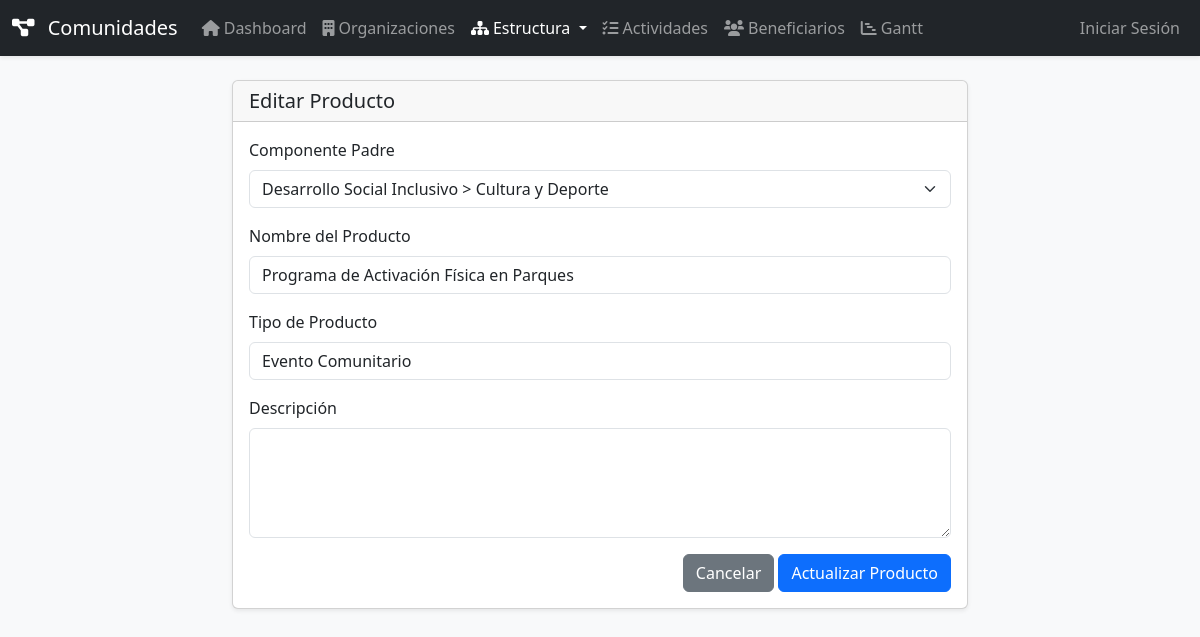
/productos/edit.php?id=1, run on the app's committed database.
### tables this page shows
CREATE TABLE productos (
    id INT AUTO_INCREMENT PRIMARY KEY,
    componente_id INT NOT NULL,
    tipo_producto VARCHAR(100),
    nombre VARCHAR(255) NOT NULL,
    descripcion TEXT,
    created_at TIMESTAMP DEFAULT CURRENT_TIMESTAMP,
    updated_at TIMESTAMP DEFAULT CURRENT_TIMESTAMP ON UPDATE CURRENT_TIMESTAMP,
    FOREIGN KEY (componente_id) REFERENCES componentes(id) ON DELETE CASCADE
);

CREATE TABLE componentes (
    id INT AUTO_INCREMENT PRIMARY KEY,
    eje_id INT NOT NULL,
    nombre VARCHAR(255) NOT NULL,
    descripcion TEXT,
    FOREIGN KEY (eje_id) REFERENCES ejes(id) ON DELETE CASCADE
);

CREATE TABLE ejes (
    id INT AUTO_INCREMENT PRIMARY KEY,
    nombre VARCHAR(255) NOT NULL,
    descripcion TEXT
);

### productos/edit.php (the view, shortened to what this page needs)
<?php
require_once '../includes/config.php';
$id = (int)($_GET['id'] ?? 0);
try {
    $stmt = $pdo->prepare("SELECT * FROM productos WHERE id = ?");
    $stmt->execute([$id]);
    $producto = $stmt->fetch();
    $sql_componentes = "SELECT c.id, c.nombre, e.nombre AS eje_nombre
                        FROM componentes c
                        JOIN ejes e ON c.eje_id = e.id
                        ORDER BY e.nombre, c.nombre";
    $componentes = $pdo->query($sql_componentes)->fetchAll();
} catch (PDOException $e) {
    die("Error en la base de datos: " . $e->getMessage());
}
include '../includes/header.php';
?>
<div class="row justify-content-center">
    <div class="col-lg-8">
        <div class="card shadow-sm">
             <div class="card-header">
                <h3 class="h5 mb-0">Editar Producto</h3>
            </div>
            <div class="card-body">
                <form action="update.php" method="POST">
                    <div class="mb-3">
                        <label for="componente_id" class="form-label">Componente Padre</label>
                        <select class="form-select" name="componente_id" id="componente_id" required>
                            <?php foreach ($componentes as $componente): ?>
                                <option value="<?= $componente['id'] ?>" <?= ($componente['id'] === $producto['componente_id']) ? 'selected' : '' ?>>
                                    <?= htmlspecialchars($componente['eje_nombre']) ?> &gt; <?= htmlspecialchars($componente['nombre']) ?>
                                </option>
                            <?php endforeach; ?>
                        </select>
                    </div>
                    <div class="mb-3">
                        <label for="nombre" class="form-label">Nombre del Producto</label>
                        <input type="text" class="form-control" name="nombre" id="nombre" required value="<?= htmlspecialchars($producto['nombre']) ?>">
                    </div>
                    <div class="mb-3">
                        <label for="tipo_producto" class="form-label">Tipo de Producto</label>
                        <input type="text" class="form-control" name="tipo_producto" id="tipo_producto" value="<?= htmlspecialchars($producto['tipo_producto']) ?>" placeholder="Ej: Contenido, Proceso, Gestión...">
                    </div>
                     <div class="mb-3">
                        <label for="descripcion" class="form-label">Descripción</label>
                        <textarea class="form-control" name="descripcion" id="descripcion" rows="4"><?= htmlspecialchars($producto['descripcion']) ?></textarea>
                    </div>
                    <div class="text-end">
                        <a href="index.php" class="btn btn-secondary">Cancelar</a>
                        <button type="submit" class="btn btn-primary">Actualizar Producto</button>
                    </div>
                </form>
            </div>
        </div>
    </div>
</div>
<?php include '../includes/footer.php'; ?>

### data on the page
productos: componente_id "Desarrollo Social Inclusivo > Cultura y Deporte", nombre "Programa de Activación Física en Parques", tipo_producto "Evento Comunitario"
